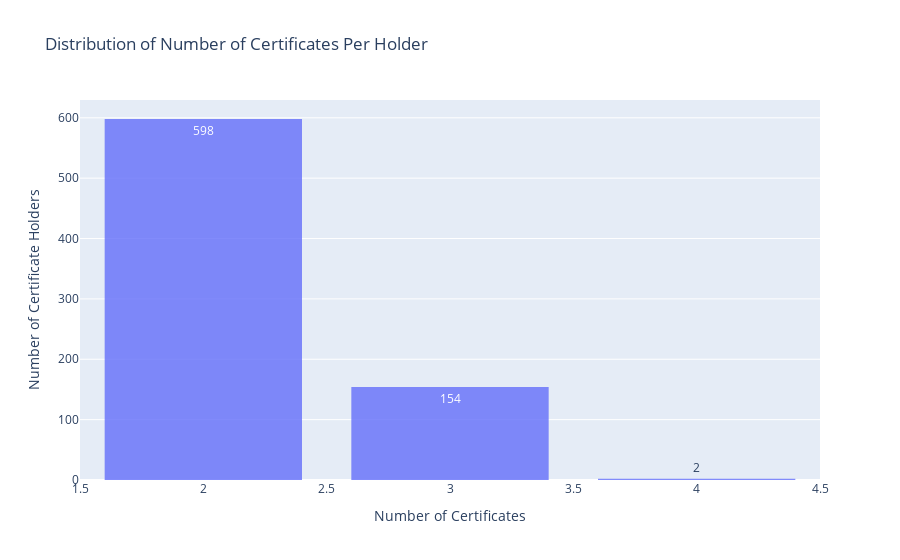

Notebook code cell kept with this figure:
### Code cell
holder_counts = certificate_holders['Certificate Holder ID'].value_counts()
multi_certificate_holders = holder_counts.where(lambda x: x > 1).dropna()

# Convert to DataFrame for visualization
df = multi_certificate_holders.reset_index()
df.columns = ['Certificate Holder ID', 'Number of Certificates']

# Ensure the count is integer type
df['Number of Certificates'] = df['Number of Certificates'].astype(int)
# Create a histogram to visualize the frequency of certificate counts
fig = px.histogram(df, x='Number of Certificates', nbins=int(df['Number of Certificates'].max()), text_auto=True,
                   title="Distribution of Number of Certificates Per Holder",
                   labels={'Number of Certificates': 'Number of Certificates'},
                   opacity=0.8)

# Update layout for better readability
fig.update_layout(bargap=0.2, xaxis_title='Number of Certificates', yaxis_title='Number of Certificate Holders')
fig.show()

### Figure 1 — Plotly figure (JSON) as saved in the notebook; plotly's stock layout.template omitted (floating-point values rounded to 4 significant figures; data arrays with more than 128 entries replaced by an {"elided": "..."} marker saying what was removed)
{"data": [{"alignmentgroup": "True", "bingroup": "x", "hovertemplate": "Number of Certificates=%{x}<br>count=%{y}<extra></extra>", "legendgroup": "", "marker": {"color": "#636efa", "opacity": 0.8, "pattern": {"shape": ""}}, "name": "", "nbinsx": 4, "offsetgroup": "", "orientation": "v", "showlegend": false, "texttemplate": "%{value}", "type": "histogram", "x": {"elided": "754 int values"}, "xaxis": "x", "yaxis": "y"}], "layout": {"bargap": 0.2, "barmode": "relative", "legend": {"tracegroupgap": 0}, "title": {"text": "Distribution of Number of Certificates Per Holder"}, "xaxis": {"anchor": "y", "domain": [0, 1], "title": {"text": "Number of Certificates"}}, "yaxis": {"anchor": "x", "domain": [0, 1], "title": {"text": "Number of Certificate Holders"}}}}
